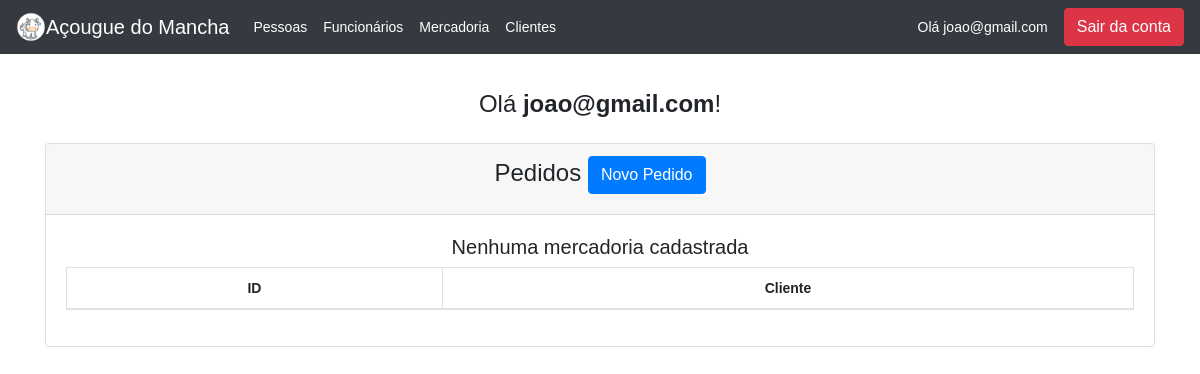
The app's page /index.php (signed in), older data.
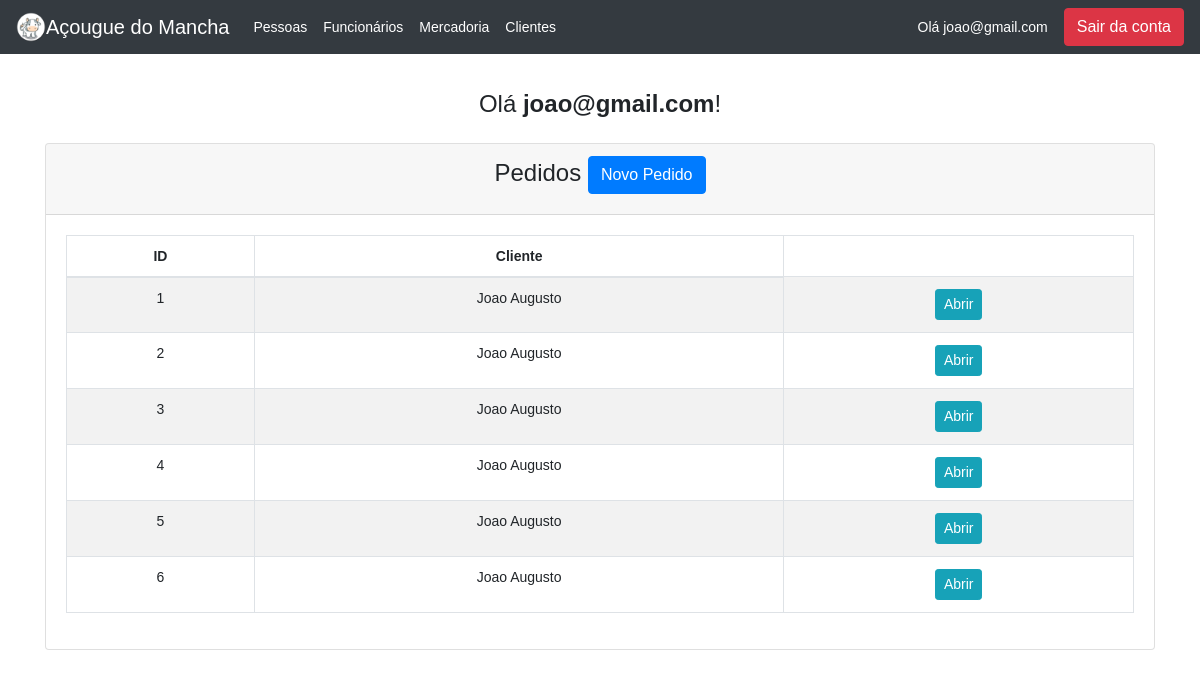
The same page, newer data.
### tables this page shows
CREATE TABLE `tbpedidos` (
  `id` int(11) NOT NULL,
  `idCliente` int(11) DEFAULT NULL
);

CREATE TABLE `tbclientes` (
  `id` int(11) NOT NULL,
  `nome` varchar(100) NOT NULL,
  `CPF` varchar(14) NOT NULL,
  `endereco` varchar(100) NOT NULL
);

### index.php (the view, shortened to what this page needs)
<?php
require_once "topo.php";
require 'connection.php';
?>
<!DOCTYPE html>
<html lang="pt-br">
<head>
    <link rel="stylesheet" href="https://cdn.jsdelivr.net/npm/bootstrap@4.1.3/dist/css/bootstrap.min.css">
</head>
<body>
    <h4 class="my-1">Olá <b><?php echo htmlspecialchars($_SESSION["email"]); ?></b>!</h4>
    <div class="container mt-4">
<div class="row">
    <div class="col-md-12">
        <div class="card">
            <div class="card-header">
                <h4>Pedidos
                    <?php
                    echo "<a href='order_create.php' class='btn btn-primary float-end'>Novo Pedido</a>";
                    ?>
                </h4>
            </div>
            <div class="card-body">
                <table class="table table-bordered table-striped">
                    <thead>
                        <tr>
                            <th>ID</th>
                            <th>Cliente</th>
                        </tr>
                    </thead>
                    <tbody>
                        <?php
                            $query = "SELECT p.id idPedido, c.nome from tbpedidos p, tbclientes c WHERE p.idCliente = c.id";
                            $query_run = mysqli_query($con, $query);
                            if(mysqli_num_rows($query_run) > 0)
                            {
                                foreach($query_run as $tbpedidos)
                                {
                                    ?>
                                    <tr>
                                        <td><?= $tbpedidos['idPedido']; ?></td>
                                        <td><?= $tbpedidos['nome']; ?></td>
                                        <td>
                                            <?php
                                                echo "<a href='order_view.php?idPedido={$tbpedidos['idPedido']}' class='btn btn-info btn-sm'>Abrir</a>";
                                            ?>
                                        </td>
                                    </tr>
                                    <?php
                                }
                            }
                            else
                            {
                                echo "<h5> Nenhuma mercadoria cadastrada </h5>";
                            }
                        ?>
                    </tbody>
                </table>
            </div>
        </div>
    </div>
</div>
</div>
</body>
</html>

### topo.php (shortened to what this page needs)
<!DOCTYPE html>
<html lang="pt-br">
<head>
    <link rel="stylesheet" href="https://cdn.jsdelivr.net/npm/bootstrap@4.1.3/dist/css/bootstrap.min.css">
</head>
<body>
    <nav class="navbar navbar-expand-lg navbar-dark bg-dark">
    <img src="manchalogo.png" width="30" height="30" class="d-inline-block align-top" alt="">
  <a class="navbar-brand" href="index.php">Açougue do Mancha</a>
  <div class="collapse navbar-collapse" id="navbarSupportedContent">
    <ul class="navbar-nav mr-auto">
      <?php
      if(isset($_SESSION["loggedin"]) && $_SESSION["loggedin"] === true){
        echo"
        <li class='nav-item active'>
        <a class='nav-link' href='person.php'> Pessoas <span class='sr-only'>(current)</span></a>
        </li>";
        echo"
        <li class='nav-item active'>
        <a class='nav-link' href='worker.php'> Funcionários <span class='sr-only'>(current)</span></a>
        </li>";
        echo"
        <li class='nav-item active'>
        <a class='nav-link' href='product.php'> Mercadoria <span class='sr-only'>(current)</span></a>
        </li>";
        echo"
        <li class='nav-item active'>
        <a class='nav-link' href='customer.php'> Clientes <span class='sr-only'>(current)</span></a>
        </li>";
      }
      ?>
        </div>
    <form method="post" class="form-inline my-2 my-lg-0">
    <?php
        if(isset($_SESSION['email'])){
            echo "<span class='nav-text' style='color: white'>Olá " .
            $_SESSION["email"] . "</span>";
            echo "<a href='logout.php'
            class='btn btn-danger ml-3'>Sair da conta</a>";
    ?>
    <?php
        }
        ?>
    </form>
</nav>
<br><br>

### index.php (style rules this page uses)
body { font: 14px sans-serif; text-align: center; }

Row changes from the older to the newer data that the page shows:
added tbpedidos: id "1", idCliente.nome "Joao Augusto"
added tbpedidos: id "2", idCliente.nome "Joao Augusto"
added tbpedidos: id "3", idCliente.nome "Joao Augusto"
added tbpedidos: id "4", idCliente.nome "Joao Augusto"
added tbpedidos: id "5", idCliente.nome "Joao Augusto"
added tbpedidos: id "6", idCliente.nome "Joao Augusto"
Text that changed along with them:
text no longer shown: "Nenhuma mercadoria cadastrada"
